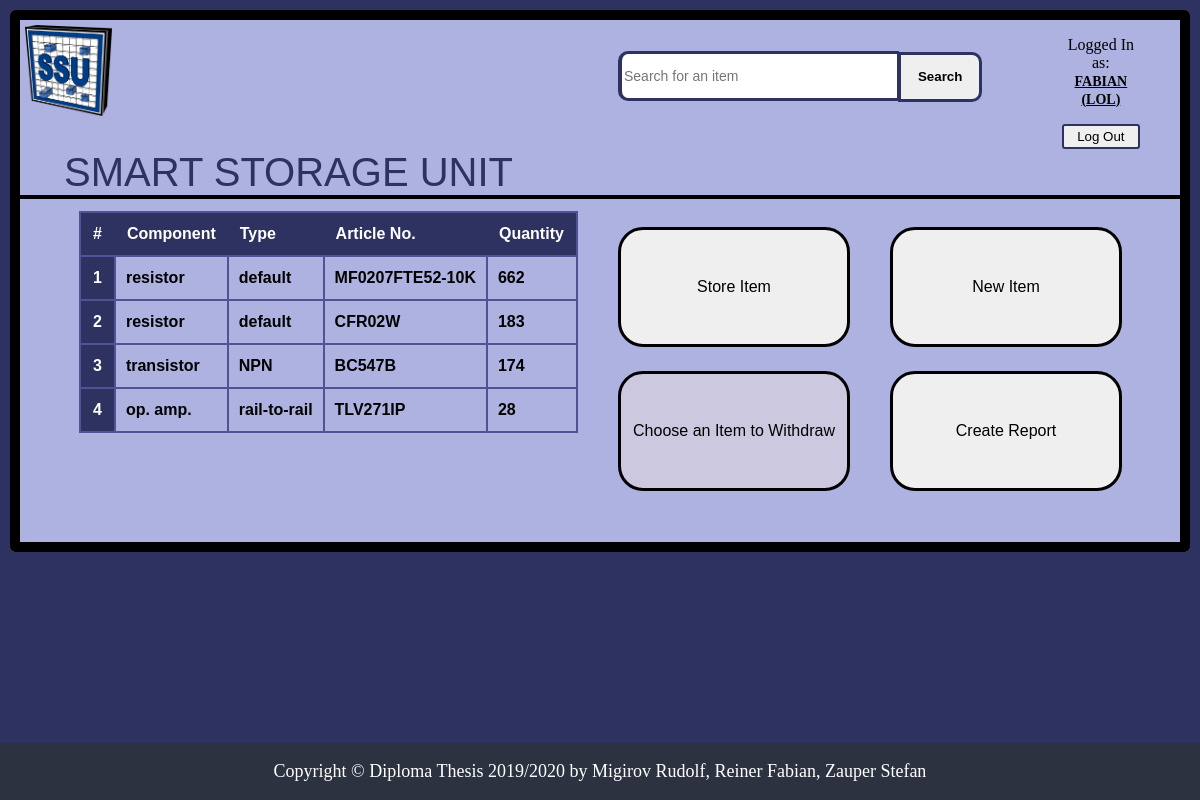
The page /Website/ssu/home.php (signed in) on the database its author committed.
### tables this page shows
CREATE TABLE `items` (
  `ID` int(11) NOT NULL AUTO_INCREMENT,
  `typeID` int(11) NOT NULL,
  `articleNumber` varchar(50) NOT NULL,
  `weight` double(10,5) NOT NULL,
  `weblink` varchar(200) DEFAULT NULL,
  PRIMARY KEY (`ID`),
  KEY `typeID` (`typeID`),
  CONSTRAINT `items_ibfk_1` FOREIGN KEY (`typeID`) REFERENCES `componenttypes` (`ID`)
);

CREATE TABLE `componenttypes` (
  `ID` int(11) NOT NULL AUTO_INCREMENT,
  `typeName` varchar(50) NOT NULL,
  `typeVersion` varchar(40) NOT NULL,
  PRIMARY KEY (`ID`)
);

### Website/ssu/includes/itemList-inc.php (the view, shortened to what this page needs)
<?php
if ((!isset($legalRedirect_Home)) && (!isset($legalRedirect_storeItem)) && (!isset($legitRedirect_Results))) {
	header("Location: ../login.php?redir=ect");
	exit();
}
else {
    require_once 'dbh-inc.php';
    $sql = "SELECT itm.ID, cmpt.typeName, cmpt.typeVersion, itm.articleNumber, SUM(sp.quantity) AS quantity
			FROM items itm, storagep sp, componenttypes cmpt
			WHERE (sp.itemID = itm.ID AND itm.typeID = cmpt.ID)
			GROUP BY sp.itemID
			ORDER BY SUM(sp.quantity) DESC, cmpt.typeName ASC, itm.articleNumber ASC";
    if(!$result = mysqli_query($conn, $sql)) {
        header("Location: ../home.php?error=sqlerror");
        exit();
    }
    else {
		if (mysqli_num_rows($result) == 0) {
			header("Location: ../home.php?error=noitems");
			exit();
		}
		else {
			echo "<table>";
			echo "<tr>
			  <th scope='col'>#</th>
			  <th scope='col'>Component</th>
			  <th scope='col'>Type</th>
			  <th scope='col'>Article No.</th>
			  <th scope='col'>Quantity</th>
			  </tr>";
			$i = 1;
			while ($row = mysqli_fetch_array($result)) {
				$itemID = $row["ID"];
				$itemTypeName = $row["typeName"];
				$itemTypeVersion = $row["typeVersion"];
				$itemArtNo = $row["articleNumber"];
				$itemQuantity = $row["quantity"];
				echo "<tr id='$itemID' onClick='getRow(this.id)'>";
				echo "<th scope='row'>$i</th>";
				echo "<td>$itemTypeName</td>";
				echo "<td>$itemTypeVersion</td>";
				echo "<td>$itemArtNo</td>";
				echo "<td>$itemQuantity</td>";
				echo "</tr>";
				$i++;
			}
			echo "</table>";
		}
	}
}
?>

### Website/ssu/includes/ssu.css (style rules this page uses)
body { background-color: #2d3260; margin: 0; overflow: auto; }
#itemList table { display: block; font-family: Arial, Calibri, Helvetica, sans-serif; border-collapse: collapse; width: 100%; height: 324px; max-width: 600px; overflow-y: auto; overflow-x: hidden; }
#itemList td { border: 2px solid #505296; padding: 10px; cursor: pointer; }
#itemList tr { border: 2px solid #505296; transition: 0.5s; }
#itemList th { padding-top: 12px; padding-bottom: 12px; padding-left: 12px; padding-right: 12px; text-align: left; background-color: #2d3260; color: white; }

### rows shown on the page
items: typeID.typeName "resistor", typeID.typeVersion "default", articleNumber "MF0207FTE52-10K", itemQuantity "662"
items: typeID.typeName "resistor", typeID.typeVersion "default", articleNumber "CFR02W", itemQuantity "183"
items: typeID.typeName "transistor", typeID.typeVersion "NPN", articleNumber "BC547B", itemQuantity "174"
items: typeID.typeName "op. amp.", typeID.typeVersion "rail-to-rail", articleNumber "TLV271IP", itemQuantity "28"

### other values the page prints
$_SESSION['username'] "FABIAN"
$_SESSION['permName'] "LOL"
